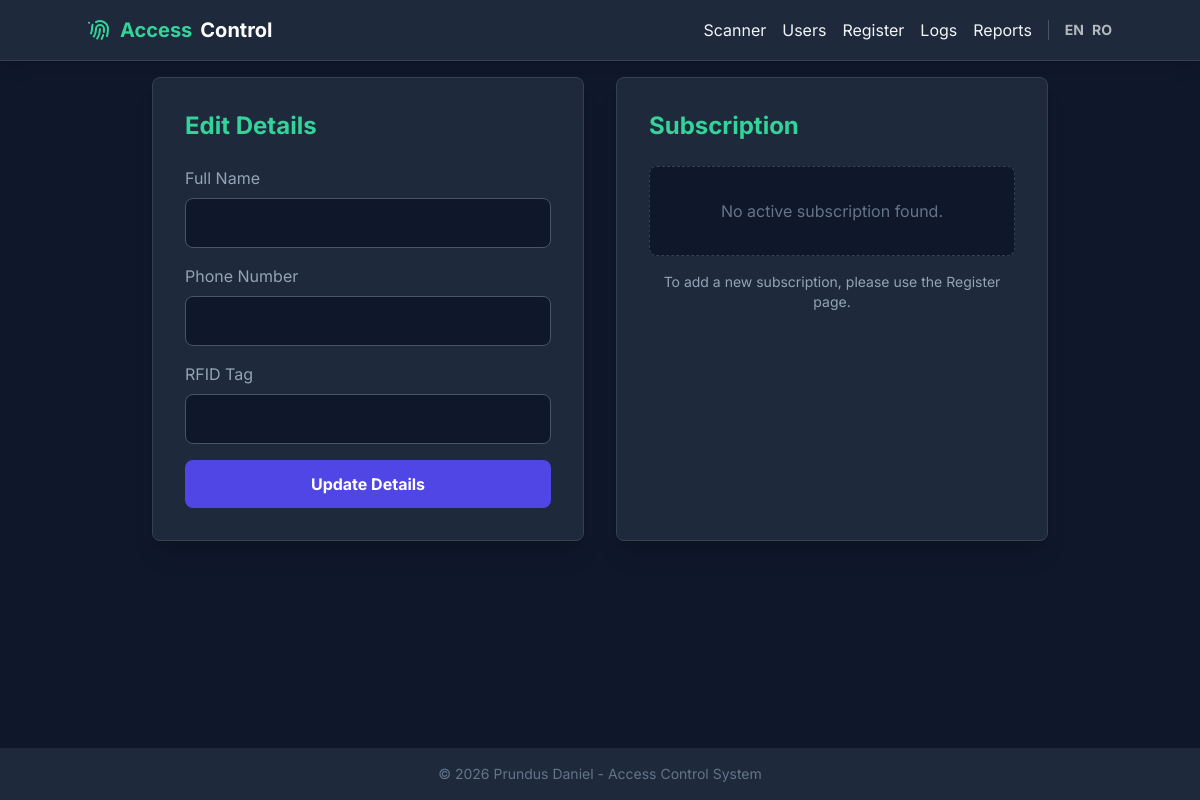
The app's page /user/14/edit, older data.
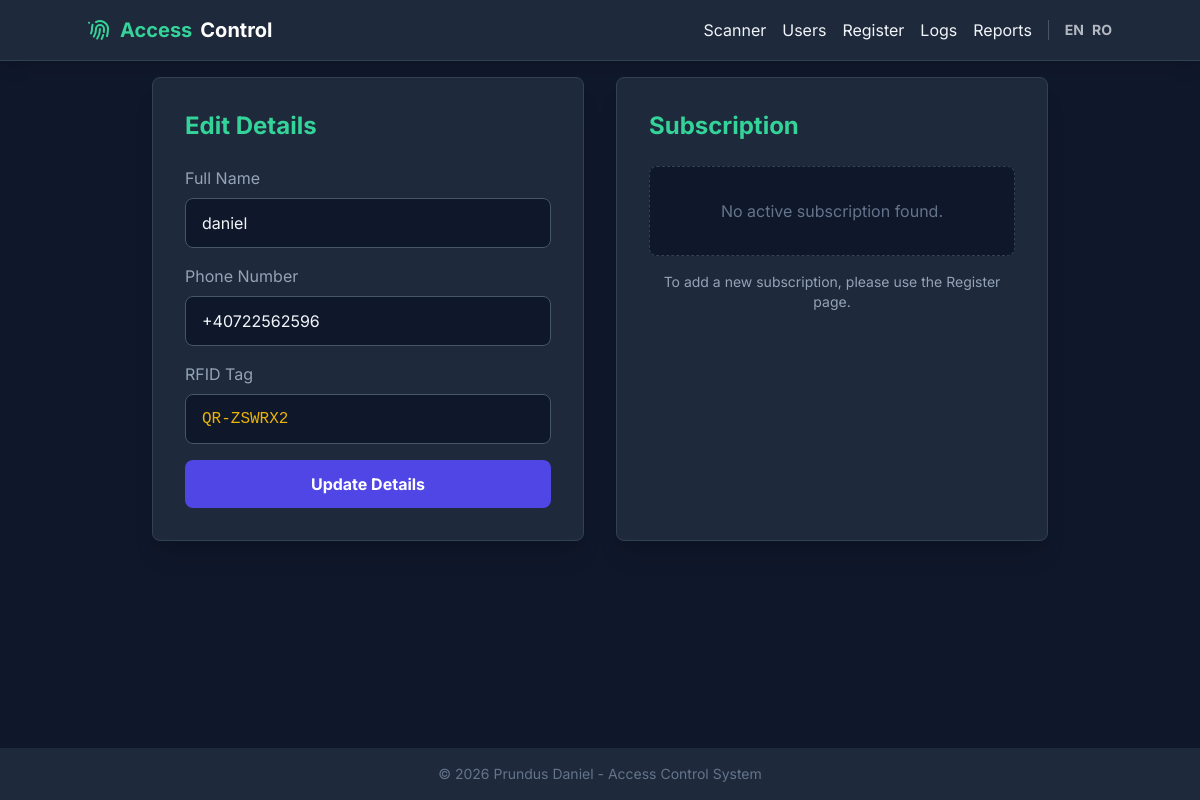
The same page, newer data.
### database.py (models this page shows)
class User(db.Model):
    __tablename__ = 'users'
    id = db.Column(db.Integer, primary_key=True)
    name = db.Column(db.String, nullable=False)
    phone = db.Column(db.String, nullable=False, unique=True)
    rfid_tag = db.Column(db.String, nullable=False, unique=True)
    created_at = db.Column(db.DateTime, default=datetime.datetime.utcnow)

### app.py (the view, shortened to what this page needs)
@app.route('/user/<int:user_id>/edit', methods=['GET', 'POST'])
def edit_user(user_id):
    user = database.get_user_by_id(user_id)
    sub = database.get_active_subscription(user_id)
    return render_template('edit_user.html', user=user, sub=sub)

### app.py (called while the page is built)
def get_locale():
    return session.get('lang', 'en')

### database.py (called while the page is built)
def dict_helper(obj):
    if obj is None:
        return None
    return {c.name: getattr(obj, c.name) for c in obj.__table__.columns}

def get_user_by_id(user_id):
    user = User.query.get(user_id)
    return dict_helper(user)

def get_active_subscription(user_id):
    sub_data = db.session.query(ActiveSubscription, SubscriptionType)\
        .join(SubscriptionType, ActiveSubscription.type_id == SubscriptionType.id)\
        .filter(ActiveSubscription.user_id == user_id)\
        .filter(ActiveSubscription.end_date >= datetime.date.today())\
        .order_by(ActiveSubscription.end_date.desc())\
        .first()
    if sub_data:
        sub, sub_type = sub_data
        s_dict = dict_helper(sub)
        s_dict['sub_name'] = sub_type.name
        return s_dict
    return None

### templates/edit_user.html
{% extends "layout.html" %}
{% block content %}
<div class="max-w-4xl mx-auto grid grid-cols-1 md:grid-cols-2 gap-8">
    <div class="bg-slate-800 rounded-lg shadow-xl p-8 border border-slate-700">
        <h2 class="text-2xl font-bold mb-6 text-emerald-400">{{ _('Edit Details') }}</h2>
        <form method="POST" action="/user/{{ user['id'] }}/edit" class="space-y-4">
            <div>
                <label class="block text-slate-400 mb-2">{{ _('Full Name') }}</label>
                <input type="text" name="name" value="{{ user['name'] }}" required
                    class="w-full bg-slate-900 border border-slate-600 rounded-lg px-4 py-3 focus:outline-none focus:border-emerald-500 transition">
            </div>
            <div>
                <label class="block text-slate-400 mb-2">{{ _('Phone Number') }}</label>
                <input type="tel" name="phone" value="{{ user['phone'] }}" required
                    class="w-full bg-slate-900 border border-slate-600 rounded-lg px-4 py-3 focus:outline-none focus:border-emerald-500 transition">
            </div>
            <div>
                <label class="block text-slate-400 mb-2">{{ _('RFID Tag') }}</label>
                <input type="text" name="rfid_tag" value="{{ user['rfid_tag'] }}" required
                    class="w-full bg-slate-900 border border-slate-600 rounded-lg px-4 py-3 focus:outline-none focus:border-emerald-500 transition font-mono text-yellow-500">
            </div>
            <button type="submit"
                class="w-full bg-indigo-600 hover:bg-indigo-500 text-white font-bold py-3 rounded-lg transition duration-200 mt-4">
                {{ _('Update Details') }}
            </button>
        </form>
    </div>
    <div class="bg-slate-800 rounded-lg shadow-xl p-8 border border-slate-700">
        <h2 class="text-2xl font-bold mb-6 text-emerald-400">{{ _('Subscription') }}</h2>
        {% if sub %}
        <div class="mb-6 p-4 bg-slate-900 rounded-lg border border-slate-700">
            <p class="text-slate-400 text-sm">{{ _('Current Plan') }}</p>
            <p class="text-xl font-bold text-white">{{ _(sub['sub_name']) }}</p>
            <div class="mt-4 flex justify-between text-sm">
                <div>
                    <p class="text-slate-500">{{ _('Starts') }}</p>
                    <p class="text-slate-300">{{ sub['start_date'] }}</p>
                </div>
                <div class="text-right">
                    <p class="text-slate-500">{{ _('Ends') }}</p>
                    <p class="text-emerald-400 font-bold">{{ sub['end_date'] }}</p>
                </div>
            </div>
        </div>
        {% else %}
        <div class="p-8 text-center text-slate-500 bg-slate-900 rounded-lg border border-dashed border-slate-700">
            {{ _('No active subscription found.') }}
        </div>
        <div class="mt-4 text-center">
            <p class="text-sm text-slate-400">{{ _('To add a new subscription, please use the Register page.') }}</p>
        </div>
        {% endif %}
    </div>
</div>
{% endblock %}

Row changes from the older to the newer data that the page shows:
added User: name "daniel", phone "+40722562596", rfid_tag "QR-ZSWRX2"
